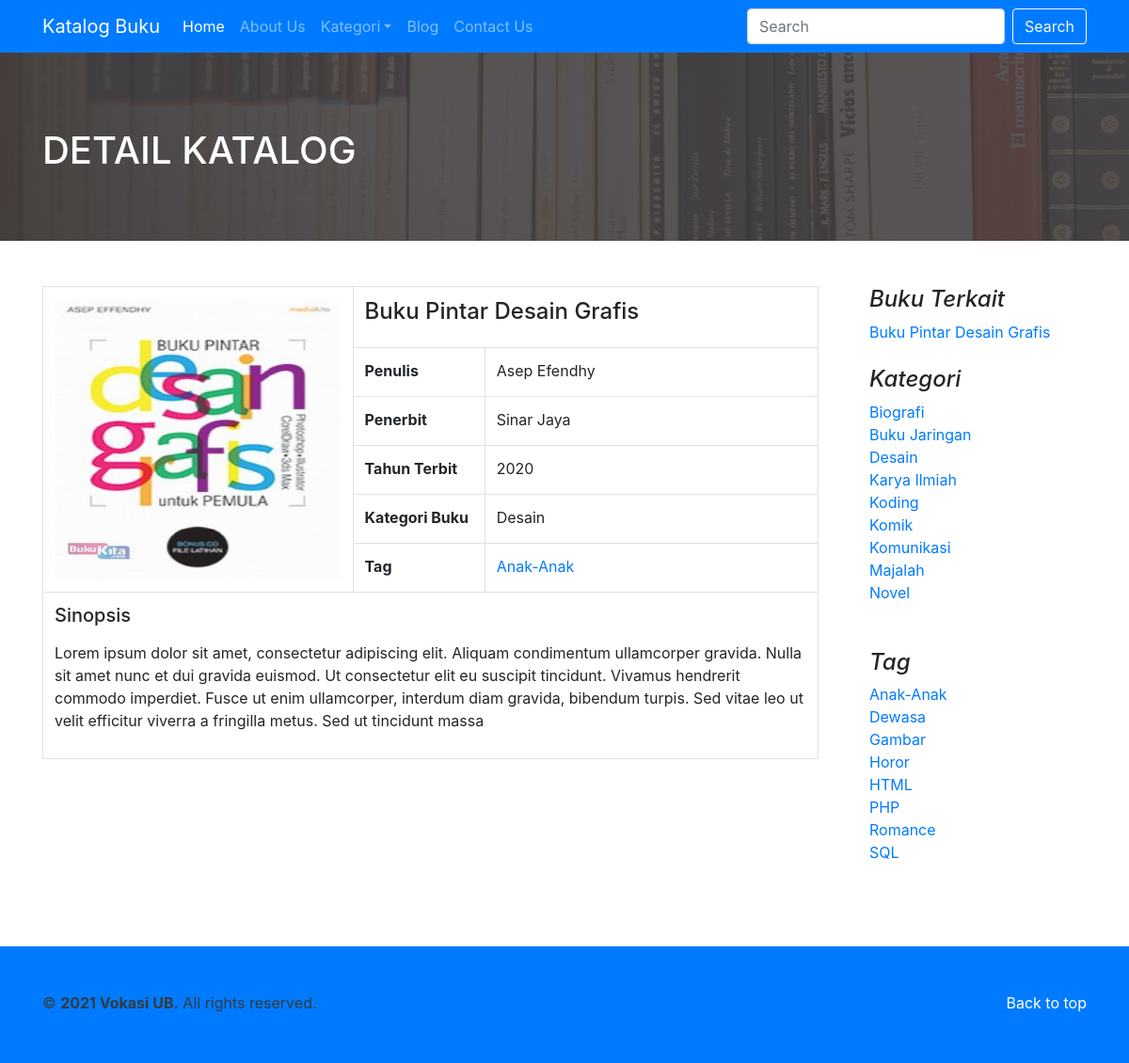
The page /index.php?include=detail-buku&data=3 on the database its author committed.
### tables this page shows
CREATE TABLE `buku` (
  `id_buku` int(11) NOT NULL,
  `id_kategori_buku` int(11) NOT NULL,
  `judul` varchar(255) NOT NULL,
  `pengarang` varchar(255) NOT NULL,
  `id_penerbit` int(11) NOT NULL,
  `tahun_terbit` int(11) NOT NULL,
  `sinopsis` text NOT NULL,
  `cover` varchar(255) NOT NULL
);

CREATE TABLE `penerbit` (
  `id_penerbit` int(11) NOT NULL,
  `penerbit` varchar(100) NOT NULL,
  `alamat` text NOT NULL
);

CREATE TABLE `kategori_buku` (
  `id_kategori_buku` int(11) NOT NULL,
  `kategori_buku` varchar(50) NOT NULL
);

CREATE TABLE `tag` (
  `id_tag` int(11) NOT NULL,
  `tag` varchar(100) NOT NULL
);

### include/detailbuku.php (the view, shortened to what this page needs)
<body>
  <section id="blog-header">
    <div class="container">
      <h1 class="text-white">DETAIL KATALOG</h1>
    </div>
  </section><br><br>
  <section id="katalog-wrapper">
    <main role="main" class="container">
      <div class="row">
        <div class="col-md-9 katalog-detail">
          <div class="table-responsive">
            <table class="table table-bordered">
            <?php
            if(isset($_GET['data'])){
            $id_buku = $_GET['data'];
            }
            $sql_d = "SELECT `b`.`cover`,`k`.`kategori_buku`,`b`.`judul`, `b`.`pengarang`, `b`.`tahun_terbit`,`p`.`penerbit`, `b`.`sinopsis`, `b`.`id_kategori_buku` FROM `buku` `b` INNER JOIN `kategori_buku` `k` ON `b`.`id_kategori_buku`=`k`.`id_kategori_buku` INNER JOIN `penerbit` `p` ON `b`.`id_penerbit`= `p`.`id_penerbit` WHERE `b`.`id_buku`='$id_buku'";
            $query_d = mysqli_query($koneksi,$sql_d);
            while($data_d = mysqli_fetch_row($query_d)){
            $cover = $data_d[0];
            $kategori_buku = $data_d[1];
            $judul_buku = $data_d[2];
            $pengarang = $data_d[3];
            $tahun_terbit = $data_d[4];
            $penerbit = $data_d[5];
            $sinopsis = $data_d[6];
            $id_kategori_buku = $data_d[7];
            $array_idtag = array();
            $array_tag = array();
            $sql_tb = "SELECT `tb`.`id_tag`, `t`.`tag` from `tag_buku` `tb`
            inner join `tag` `t` ON `tb`.`id_tag` = `t`.`id_tag`
            where `tb`.`id_buku`='$id_buku'";
            $query_tb = mysqli_query($koneksi,$sql_tb);
            while($data_tb = mysqli_fetch_row($query_tb)){
            $array_idtag[] = $data_tb[0];
            $array_tag[] = $data_tb[1];
            }
            ?>
            <tr>
            <td width="40%" rowspan="6">
            <img src="admin/cover/<?php echo $cover;?>" class="img-fluid"
            alt="<?php echo $judul_buku;?>"
            title="<?php echo $judul_buku;?>"></td>
            <td colspan="2"><h4><?php echo $judul_buku;?></h4></td>
            </tr>
            <tr>
            <td width="17%"><strong>Penulis</strong></td>
            <td width="43%"><?php echo $pengarang;?></td>
            </tr>
            <tr>
            <td><strong>Penerbit</strong></td>
            <td><?php echo $penerbit;?></td>
            </tr>
            <tr>
            <td><strong>Tahun Terbit</strong></td>
            <td><?php echo $tahun_terbit;?></td>
            </tr>
            <tr>
            <td><strong>Kategori Buku</strong></td>
            <td><?php echo $kategori_buku;?></td>
            </tr>
              <tr>
              <td><strong>Tag</strong></td>
                <td>
                <?php
                if(!empty($array_tag)){
                $jumlah_tag = count($array_tag);
                for($i=0;$i<$jumlah_tag;$i++){
                if($i==($jumlah_tag-1)){ ?>
                <a href="index.php?inclide=daftar-buku-tag&<?php echo $array_idtag[$i];?>"><?php echo $array_tag[$i];?></a>
                <?php
                }else{ ?>
                <a href="index.php?inclide=daftar-buku-tag&<?php echo $array_idtag[$i];?>"><?php echo $array_tag[$i];?></a>,
                <?php
                }
                ?>
                <?php }}?>
                </td>
              </tr>
              <tr>
                <td colspan="3">
                  <h5>Sinopsis</h5><p><?php echo $sinopsis;?></p>
                </td>
              </tr>
              <?php }?>
            </table>
          </div>
        </div>
        <aside class="col-md-3 katalog-sidebar">
          <div class="pl-4 pb-4">
            <h4 class="font-italic">Buku Terkait</h4>
            <ol class="list-unstyled mb-0">
            <?php
            $sql_bt = "SELECT `id_buku`,`judul` FROM `buku` WHERE `id_kategori_buku`='$id_kategori_buku' ORDER BY rand() LIMIT 5";
            $query_bt = mysqli_query($koneksi,$sql_bt);
            while($data_bt = mysqli_fetch_row($query_bt)){
            $id_buku_terkait = $data_bt[0];
            $judul_buku_terkait = $data_bt[1];
            ?>
            <li><a href="index.php?include=detail-buku&data=<?php echo $id_buku_terkait;?>">
            <?php echo $judul_buku_terkait;?></a></li>
            <?php }?>
            </ol>
          </div>
          <div class="pl-4 pb-4">
            <h4 class="font-italic">Kategori</h4>
            <ol class="list-unstyled mb-0">
            <?php
              $sql_k = "SELECT `id_kategori_buku`,`kategori_buku` FROM `kategori_buku` ORDER BY `kategori_buku`";
              $query_k = mysqli_query($koneksi,$sql_k);
              while($data_k = mysqli_fetch_row($query_k)){
              $id_kat = $data_k[0];
              $nama_kat = $data_k[1];
            ?>
              <li><a href="index.php?include=daftar-buku-kategori&data=<?php echo $id_kat;?>">
            <?php echo $nama_kat;?></a></li>
            <?php }?>
            </ol>
          </div>
          <div class="p-4">
            <h4 class="font-italic">Tag</h4>
            <ol class="list-unstyled">
            <?php
              $sql_t = "SELECT `id_tag`,`tag` FROM `tag` ORDER BY `tag`";
              $query_t = mysqli_query($koneksi,$sql_t);
              while($data_t = mysqli_fetch_row($query_t)){
              $id_tag = $data_t[0];
              $nama_tag = $data_t[1];
            ?>
              <li><a href="index.php?include=daftar-buku-tag&data=<?php echo $id_tag;?>">
            <?php echo $nama_tag;?></a></li>
            <?php }?>
            </ol>
          </div>
        </aside>
      </div>
    </main>
  </section><br><br>
</body>

### rows shown on the page
buku: cover (picture), judul "Buku Pintar Desain Grafis", pengarang "Asep Efendhy", id_penerbit.penerbit "Sinar Jaya", tahun_terbit "2020", id_kategori_buku.kategori_buku "Desain", i "Anak-Anak", sinopsis "Lorem ipsum dolor sit amet, consectetur adipiscing elit. Aliquam condimentum ullamcorper gravida. Nulla sit amet nunc et dui gravida euismod. Ut consectetur elit eu suscipit tincidunt. Vivamus hendrerit commodo imperdiet. Fusce ut enim ullamcorper, interdum diam gravida, bibendum turpis. Sed vitae leo ut velit efficitur viverra a fringilla metus. Sed ut tincidunt massa"
kategori_buku: kategori_buku "Biografi"
kategori_buku: kategori_buku "Buku Jaringan"
kategori_buku: kategori_buku "Desain"
kategori_buku: kategori_buku "Karya Ilmiah"
kategori_buku: kategori_buku "Koding"
kategori_buku: kategori_buku "Komik"
kategori_buku: kategori_buku "Komunikasi"
kategori_buku: kategori_buku "Majalah"
kategori_buku: kategori_buku "Novel"
tag: tag "Anak-Anak"
tag: tag "Dewasa"
tag: tag "Gambar"
tag: tag "Horor"
tag: tag "HTML"
tag: tag "PHP"
tag: tag "Romance"
tag: tag "SQL"
